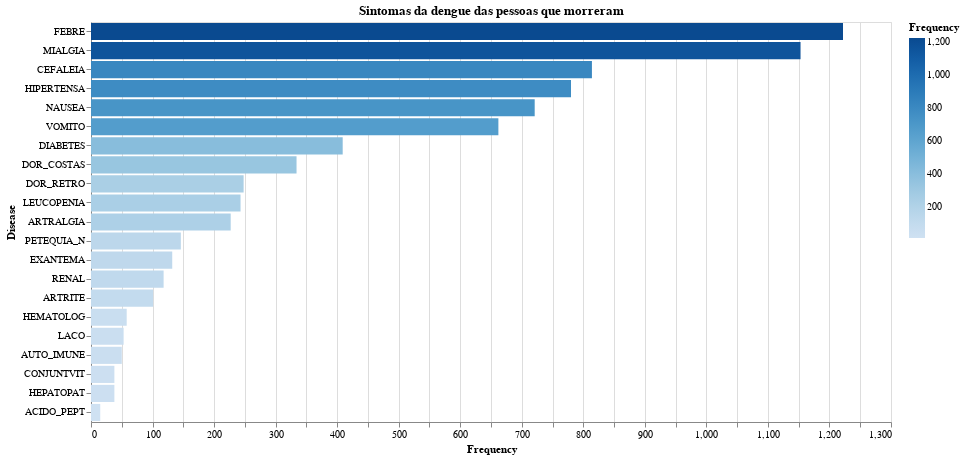

Source (notebook cell):
### Markdown cell above
## Caso em que o paciente morreu

### Code cell
death_cases = df[df['DT_OBITO'] == 1]

disease_frequencies = pd.DataFrame({
    'Disease': sintomas,
    'Frequency': [death_cases[coluna].value_counts().get(1.0, 0) for coluna in sintomas]
})

chart = alt.Chart(disease_frequencies).mark_bar().encode(
    x='Frequency:Q',
    y=alt.Y('Disease:N').sort('-x'),
    color=alt.Color('Frequency:Q', scale=alt.Scale(scheme='blues')),
    tooltip=['Disease', 'Frequency']
).properties(
    width=800,
    height=400,
    title='Sintomas da dengue das pessoas que morreram'
)

text = chart.mark_text(
    align='center',
    baseline='middle',
    dx=15
)

chart_with_text = chart + text

chart_with_text.display()

disease_frequencies = None
gc.collect()

### Figure 1 — Vega-Lite specification as saved in the notebook (floating-point values rounded to 4 significant figures)
{"config": {"view": {"continuousWidth": 300, "continuousHeight": 300}}, "layer": [{"mark": {"type": "bar"}, "encoding": {"color": {"field": "Frequency", "scale": {"scheme": "blues"}, "type": "quantitative"}, "tooltip": [{"field": "Disease", "type": "nominal"}, {"field": "Frequency", "type": "quantitative"}], "x": {"field": "Frequency", "type": "quantitative"}, "y": {"field": "Disease", "sort": "-x", "type": "nominal"}}, "title": "Sintomas da dengue das pessoas que morreram"}, {"mark": {"type": "text", "align": "center", "baseline": "middle", "dx": 15}, "encoding": {"color": {"field": "Frequency", "scale": {"scheme": "blues"}, "type": "quantitative"}, "tooltip": [{"field": "Disease", "type": "nominal"}, {"field": "Frequency", "type": "quantitative"}], "x": {"field": "Frequency", "type": "quantitative"}, "y": {"field": "Disease", "sort": "-x", "type": "nominal"}}, "title": "Sintomas da dengue das pessoas que morreram"}], "data": {"name": "data-5b521c6c67660db4c8f5b16c66afc395"}, "height": 400, "width": 800, "$schema": "https://vega.github.io/schema/vega-lite/v5.20.1.json", "datasets": {"data-5b521c6c67660db4c8f5b16c66afc395": [{"Disease": "FEBRE", "Frequency": 1222}, {"Disease": "MIALGIA", "Frequency": 1153}, {"Disease": "CEFALEIA", "Frequency": 814}, {"Disease": "EXANTEMA", "Frequency": 132}, {"Disease": "VOMITO", "Frequency": 662}, {"Disease": "NAUSEA", "Frequency": 721}, {"Disease": "DOR_COSTAS", "Frequency": 334}, {"Disease": "CONJUNTVIT", "Frequency": 38}, {"Disease": "ARTRITE", "Frequency": 101}, {"Disease": "ARTRALGIA", "Frequency": 227}, {"Disease": "PETEQUIA_N", "Frequency": 146}, {"Disease": "LEUCOPENIA", "Frequency": 243}, {"Disease": "LACO", "Frequency": 53}, {"Disease": "DOR_RETRO", "Frequency": 248}, {"Disease": "DIABETES", "Frequency": 409}, {"Disease": "HEMATOLOG", "Frequency": 58}, {"Disease": "HEPATOPAT", "Frequency": 38}, {"Disease": "RENAL", "Frequency": 118}, {"Disease": "HIPERTENSA", "Frequency": 780}, {"Disease": "ACIDO_PEPT", "Frequency": 15}, {"Disease": "AUTO_IMUNE", "Frequency": 50}]}}
